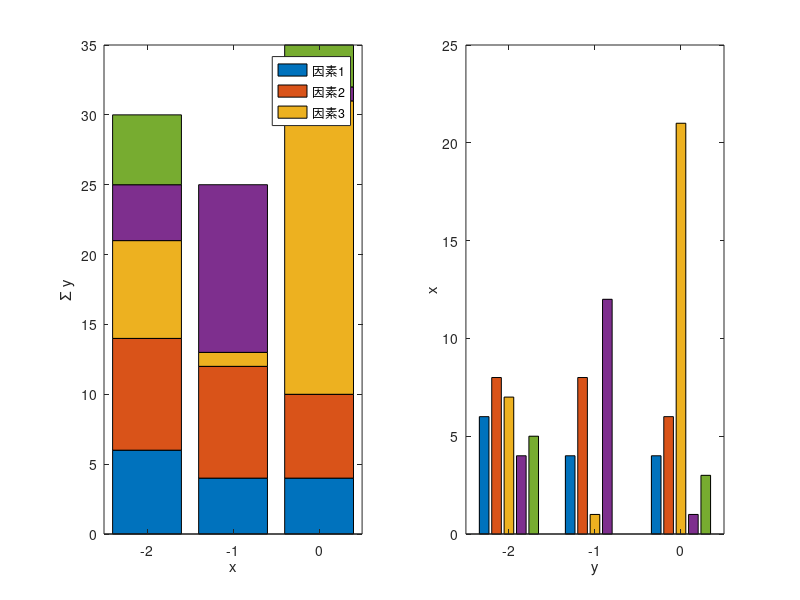

Recreate this plot in MATLAB.
%bar函数-二维直方图
x=[-2 -1 0 ];
y=[6 8 7 4 5;4 8 1 12 0;4 6 21 1 3];
subplot(1,2,1),bar(x,y,'stacked') %堆叠条形图
xlabel('x'),ylabel('\Sigma y'),colormap(cool)
legend('因素1','因素2','因素3')
subplot(1,2,2),bar(x,y,'grouped') %水平
xlabel('y');ylabel('x')